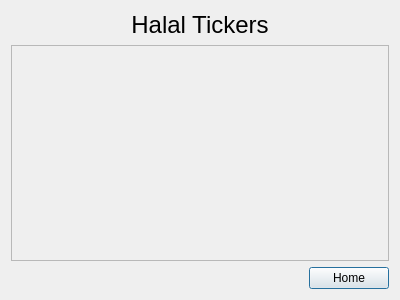
<?xml version="1.0" encoding="UTF-8"?>
<ui version="4.0">
 <class>Dialog</class>
 <widget class="QDialog" name="Dialog">
  <property name="geometry">
   <rect>
    <x>0</x>
    <y>0</y>
    <width>400</width>
    <height>300</height>
   </rect>
  </property>
  <property name="windowTitle">
   <string>Dialog</string>
  </property>
  <layout class="QVBoxLayout" name="verticalLayout">
   <item>
    <widget class="QLabel" name="label">
     <property name="text">
      <string>&lt;html&gt;&lt;head/&gt;&lt;body&gt;&lt;p&gt;&lt;span style=&quot; font-size:18pt;&quot;&gt;Halal Tickers&lt;/span&gt;&lt;/p&gt;&lt;/body&gt;&lt;/html&gt;</string>
     </property>
     <property name="alignment">
      <set>Qt::AlignCenter</set>
     </property>
    </widget>
   </item>
   <item>
    <widget class="QScrollArea" name="scrollArea">
     <property name="widgetResizable">
      <bool>true</bool>
     </property>
     <widget class="QWidget" name="scrollAreaWidgetContents">
      <property name="geometry">
       <rect>
        <x>0</x>
        <y>0</y>
        <width>374</width>
        <height>210</height>
       </rect>
      </property>
      <layout class="QVBoxLayout" name="verticalLayout_2"/>
     </widget>
    </widget>
   </item>
   <item alignment="Qt::AlignRight">
    <widget class="QPushButton" name="home_Button">
     <property name="text">
      <string>Home</string>
     </property>
    </widget>
   </item>
  </layout>
 </widget>
 <resources/>
 <connections/>
</ui>
